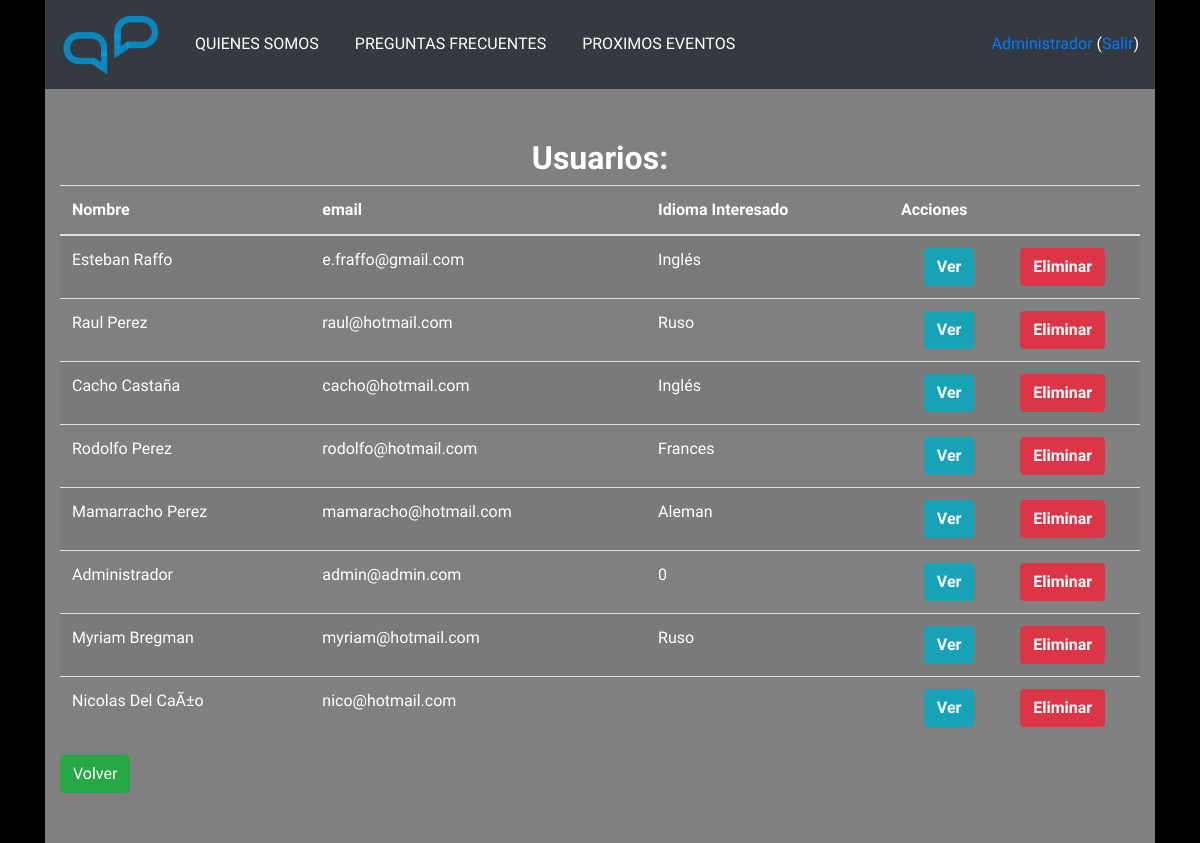
Page /VerUsuarios.php (signed in) on the committed database.
### tables this page shows
CREATE TABLE `users` (
  `id` int(10) NOT NULL AUTO_INCREMENT,
  `name` varchar(255) NOT NULL,
  `email` varchar(190) NOT NULL,
  `password` varchar(255) NOT NULL,
  `age` int(10) NOT NULL,
  `telephone` varchar(255) NOT NULL,
  `country` varchar(255) NOT NULL,
  `website` varchar(100) NOT NULL,
  `message` varchar(100) DEFAULT NULL,
  `sex` varchar(100) NOT NULL,
  `language` varchar(100) NOT NULL,
  `role_id` int(11) DEFAULT NULL,
  `created_at` timestamp NULL DEFAULT NULL,
  `updated_at` timestamp NULL DEFAULT NULL,
  `photo` varchar(255) DEFAULT NULL,
  PRIMARY KEY (`id`),
  UNIQUE KEY `users_email_unique` (`email`)
);

### funciones.php (called while the page is built, shortened)
<?php
	require_once("connect.php");
	require_once("Clases/Usuarios.php");
	require_once("Clases/usuario.php");
  if(isset($_SESSION['id'])) {
		$usuario = traerUsuarioPorId($_SESSION['id']);
	}
	function estaLogueado() {
		return isset($_SESSION['id']);
	}
	function traerUsuarioPorId($id){
		$unUsuario = new usuario(null, null);
		$unUsuario->find($id);
		if($unUsuario){
			return $unUsuario;
		}
		return false;
	}

### connect.php (called while the page is built, shortened)
<?php
	function dbConnect(){
		$ruta = 'mysql:host=localhost; dbname=tpi_db; charset=utf8; port=3306';
		$usuario = 'root';
		$password = 'root';
		$opciones = array(PDO::MYSQL_ATTR_INIT_COMMAND => "SET NAMES utf8");
		try {
			$conn = new PDO($ruta, $usuario, $password, $opciones);
			$conn->setAttribute(PDO::ATTR_ERRMODE, PDO::ERRMODE_EXCEPTION);
			return $conn;
		}
		catch( PDOException $ErrorEnConexion ) {
			echo "Error DB, dbConnect(): ".$ErrorEnConexion->getMessage();
			return false;
		}
	}
?>

### Clases/MySQL_DB.php (called while the page is built, shortened)
<?php
require_once("funciones.php");
class MySQL_DB extends DB
{
  protected $conn;
  public function __construct($conn){
    if($conn){
      $this->conn = $conn;
    }else{
      try {
        $this->conn = new PDO('mysql:host=localhost; dbname=tpi_db; charset=utf8; port=3306', 'root', 'root', array(PDO::MYSQL_ATTR_INIT_COMMAND => "SET NAMES utf8"));
        $this->conn->setAttribute(PDO::ATTR_ERRMODE, PDO::ERRMODE_EXCEPTION);
      } catch (Exception $e) {
        echo $e->getMessage();
        exit;
      }
    }
  }
  public function select($tabla, $columnas, $modelo){
    $campos = '';
    foreach ($columnas as $value) {
      if (in_array($value, $modelo->columns)) {
        $campos .= $value . ',';
      }
    }
    $campos = trim($campos, ',');
    $sql = 'select '.$campos.' from '.$tabla;
    try {
      $ConsultaALaBase = $this->conn->prepare($sql);
      $ConsultaALaBase->execute();
    } catch (Exception $e) {
      $e->getMessage();
    }
    return $ConsultaALaBase->fetchAll(PDO::FETCH_ASSOC);
  }
  public function find($tabla, $id)
  {
    $sql = 'select * from '.$tabla.' where id = :id';
    try {
      $stmt = $this->conn->prepare($sql);
      $stmt->bindValue(':id', $id);
      $stmt->execute();
    } catch(Exception $e) {
      echo "Error MySQL_DB->find();\n";
      $e->getMessage();
      exit;
    }
    return $stmt->fetch(PDO::FETCH_ASSOC);
  }
}

### Clases/Modelo.php (called while the page is built, shortened)
<?php
class Modelo
{
  public $table;
  public $columns;
  public $datos;
  protected $db;
  public function __construct($datos=[], $conn)
  {
    $this->datos = $datos;
    $this->db = new MySQL_DB($conn);
  }
  public function getAttr($attr)
  {
    return isset($this->datos[$attr]) ? $this->datos[$attr] : null;
  }
  public function setAttr($attr, $value)
  {
    $this->datos[$attr] = $value;
  }
  public function select(){
    return $this->db->select($this->table, $this->columns, $this);
  }
  public function find($id){
    $reg = $this->db->find($this->table, $id);
  }
}

### Clases/Usuarios.php (called while the page is built, shortened)
<?php
  require_once("usuario.php");
  require_once("connect.php");
  class Usuarios {
    public static $TodosLosUsuarios;
    public static function ObtenerTodos() {
      if (!isset(self::$TodosLosUsuarios)) {
        $UsuariosADevolver = array();
        if(!($conn = dbConnect())) {
          echo "Conexión fallida. Usuarios::ObtenerTodos.";
          exit;
        }
        $unUsuario = new usuario(null, $conn);
        $Registros = $unUsuario->select();
        foreach($Registros as $unRegistro) {
        		$unUsuario = new usuario($unRegistro, $conn);
            $UsuariosADevolver[] = $unUsuario;
        }
        self::$TodosLosUsuarios = $UsuariosADevolver;
      } else {
        $UsuariosADevolver = self::$TodosLosUsuarios;
      }
      return $UsuariosADevolver;
    }
  }
?>

### Clases/usuario.php (called while the page is built, shortened)
<?php
  require_once('MySQL_DB.php');
  require_once('Modelo.php');
  class usuario extends Modelo{
    public function getName(){
       return $this->getAttr('name');
    }
    public function getEmail(){
       return $this->getAttr('email');
    }
    public function getLanguage(){
      return $this->getAttr('language');
    }
    public function isAdmin() {
      return $this->getAttr('role_id') == 1;
    }
  }
?>

### VerUsuarios.php (the view, shortened to what this page needs)
<?php
  require_once("funciones.php");
  require_once("Clases/Usuarios.php");
  $TodosLosUsuarios = Usuarios::ObtenerTodos();
  $userIsAdmin = $usuario->isAdmin();
?>
  <?php $TituloPagina = "Usuarios Multilanguage"; include 'header.php'; ?>
    <h1>Usuarios:</h1>
    <table class="table table-striped table-hover">
        <thead>
            <tr>
                <th>Nombre</th>
                <th>email</th>
                <th>Idioma Interesado</th>
                <th>Acciones</th>
            </tr>
        </thead>
        <tbody>
        <?php foreach($TodosLosUsuarios as $unUsuario): ?>
        <tr>
                <td><?=$unUsuario->getName();?></td>
                <td><?=$unUsuario->getEmail();?></td>
                <td><?=$unUsuario->getLanguage()?></td>
                <td>
                  <div class="d-flex justify-content-around">
                    <form class="" action="UsuarioDetalle.php" method="get">
                      <button type="submit" class="btn btn-info" name="">
                        <span><strong>Ver</strong></span>
                      </button>
                    </form>
                    <?php if ($userIsAdmin): ?>
                      <form class="" action="deleteUser.php" method="post">
                          <button type="submit" class="btn btn-danger" name="">
                            <span><strong>Eliminar</strong></span>
                          </button>
                      </form>
                    <?php endif; ?>
                  </td>
            </tr>
            <?php endforeach; ?>
        </tbody>
    </table>
    <a class="btn btn-success" href="perfil.php">Volver</a>
  </body>
</html>

### header.php (shortened to what this page needs)
<?php require_once("funciones.php"); ?>
<!DOCTYPE html>
<html>
  <head>
    <link rel="stylesheet" href="css/styles.css">
  </head>
  <body>
    <div class="container">
      <nav class="navbar navbar-expand-lg navbar-dark bg-dark">
        <a href="index.php" class="navbar-brand">
          <img class="logo" src="images/Logo.png">
        </a>
        <div class="collapse navbar-collapse" id="navbarSupportedContent">
          <ul class="navbar-nav mr-auto mt-2 mt-lg-0">
            <li class="nav-item active"><a href="quienesSomos.php" class="nav-link">QUIENES SOMOS</a></li>
            <li class="nav-item active"><a href="preguntasFrecuentes.php" class="nav-link">PREGUNTAS FRECUENTES</a></li>
            <li class="nav-item active"><a href="VerEventos.php" class="nav-link">PROXIMOS EVENTOS</a></li>
          </ul>
          <div>
            <?php if(estaLogueado()): ?>
              <a href=perfil.php><?= $usuario->getAttr('name') ?> </a>
              (<a href=logout.php>Salir</a>)
            <?php else: ?>
              <a href=registracion.php><ion-icon name="person"></ion-icon>Registrar</a>
              <a href=login.php><ion-icon name="log-in"></ion-icon> Ingresar</a>
            <?php endif;?>
          </div>
        </div>
      </nav>
      <div class="row">
        <div class="col-sm cuerpo color-cuerpo">

### css/styles.css (style rules this page uses)
* { box-sizing: border-box; }
body { background-color: black; font-family: 'PT Sans Narrow', sans-serif; color: white; }
.cuerpo { padding: 50px 15px; margin: 0px 15px 0px 15px; }
.color-cuerpo { background-color: grey; color: white; }
.logo { max-width: 100px; }
h1 { font-family: 'Pattaya', sans-serif; font-weight: bolder; font-size: 2em; text-align: center; }
ul { padding: 0px; }
li { margin: 10px; padding: 0px; list-style: none; border-radius: 10px; }
a { text-decoration: none; }
::placeholder { color: white; }

### rows in the picture
users: name "Administrador", email "admin@admin.com", language "0"
users: name "Esteban Raffo", email "e.fraffo@gmail.com", language "Inglés"
users: name "Raul Perez", email "raul@hotmail.com", language "Ruso"
users: name "Cacho Castaña", email "cacho@hotmail.com", language "Inglés"
users: name "Rodolfo Perez", email "rodolfo@hotmail.com", language "Frances"
users: name "Mamarracho Perez", email "mamaracho@hotmail.com", language "Aleman"
users: name "Myriam Bregman", email "myriam@hotmail.com", language "Ruso"
users: name "Nicolas Del CaÃ±o", email "nico@hotmail.com"
